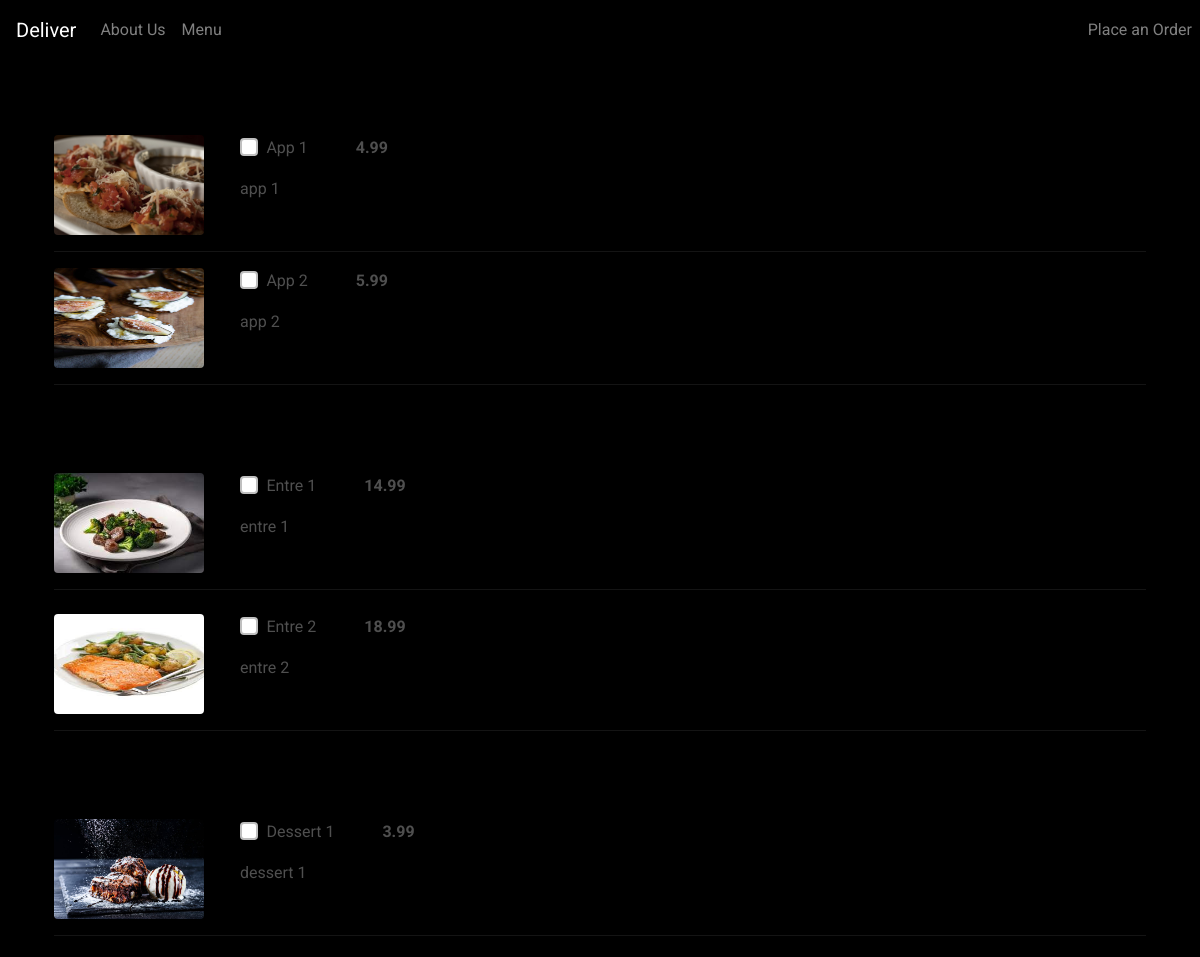
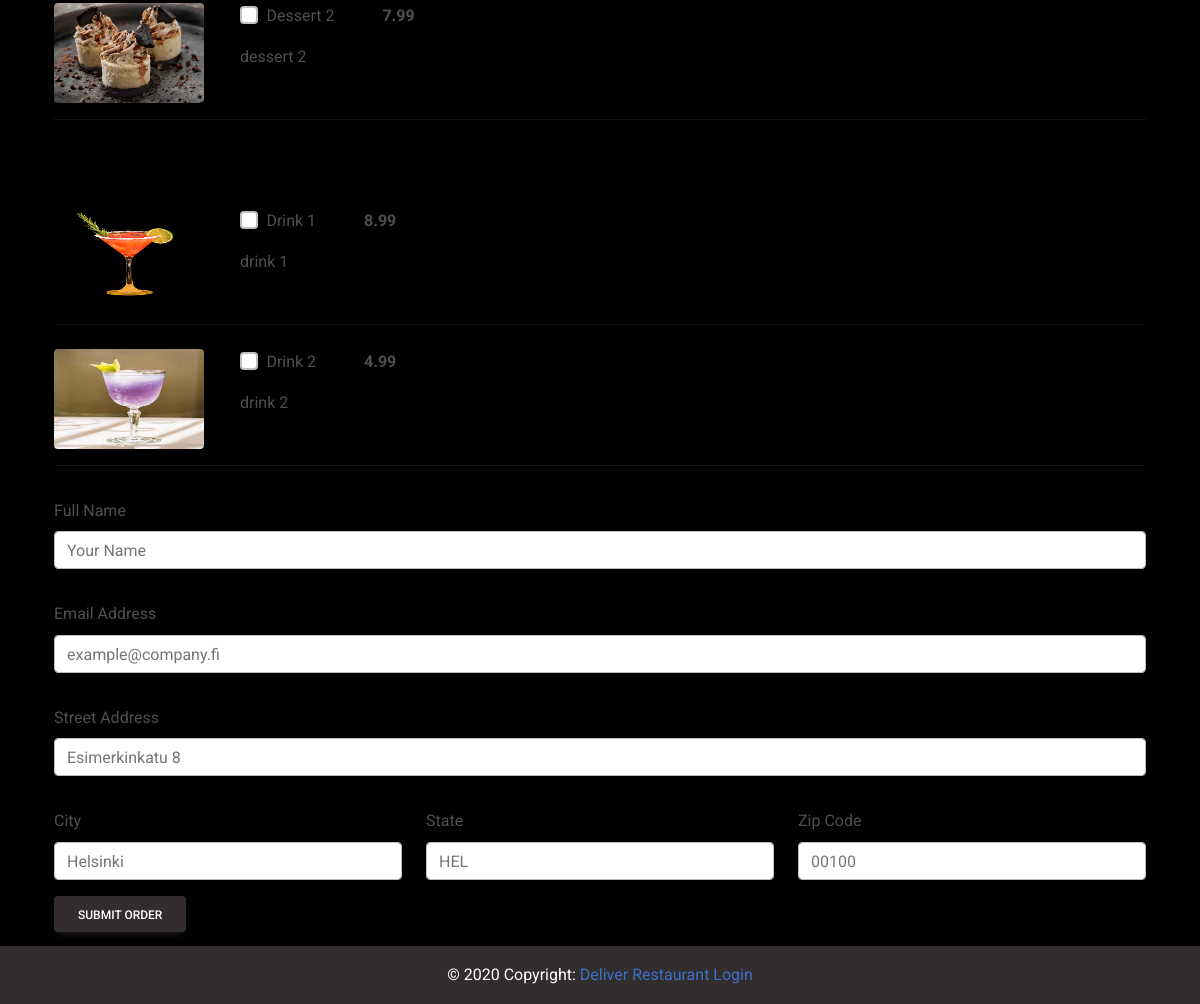
The page /order/ on the database its author committed (2 pictures, top to bottom).
### customer/models.py (models this page shows, shortened)
class MenuItem(models.Model):
    name = models.CharField(max_length=100)
    description = models.TextField()
    image = models.ImageField(upload_to='menu_images/')
    price = models.DecimalField(max_digits=5, decimal_places=2)
    category = models.ManyToManyField('Category', related_name='item')

### customer/views.py (the view, shortened to what this page needs)
# urls.py: path('order/', Order.as_view(), name='order'),
class Order(View):
    def get(self, request, *args, **kwargs):
        appetizers = MenuItem.objects.filter(category__name__contains='Appetizer')
        entres = MenuItem.objects.filter(category__name__contains='Entre')
        dessert = MenuItem.objects.filter(category__name__contains='Dessert')
        drinks = MenuItem.objects.filter(category__name__contains='Drink')
        context = {
            'appetizers': appetizers,
            'entres': entres,
            'desserts': dessert,
            'drinks': drinks,
        }
        return render(request, 'customer/order.html', context)

### customer/templates/customer/order.html (shortened to what this page needs)
{% extends 'customer/base.html' %}
{% block content %}
<div class="container mb-5">
    <div class="row justify-content-center mt-1">
        <div class="col-md-12 col-sm-12 p-4">
            <form method="POST">
                <div class="pt-5">
                    {% for app in appetizers %}
                    <div class="row">
                        <div class="col-md-2 col-sm-12">
                            <img class="rounded" src="{{ app.image.url }}" width="150" height="100"/>
                        </div>
                        <div class="col-md-8 col-sm-12">
                            <div class="d-flex flex-row">
                                <div class="form-group form-check">
                                    <input type="checkbox" name="items[]" class="form-check-input" value="{{ app.pk }}">
                                    <label class="form-check-label">{{ app.name }}</label>
                                </div>
                                <p class="font-weight-bold pl-5">{{ app.price }}</p>
                            </div>
                            <p>{{ app.description }}</p>
                        </div>
                    </div>
                    <hr />
                {% endfor %}
                </div>
                <div class="pt-5">
                    {% for entre in entres %}
                    <div class="row mt-4">
                        <div class="col-md-2 col-sm-12">
                            <img class="rounded" src="{{ entre.image.url }}" width="150" height="100"/>
                        </div>
                        <div class="col-md-8 col-sm-12">
                            <div class="d-flex flex-row">
                                <div class="form-group form-check">
                                    <input type="checkbox" name="items[]" class="form-check-input" value="{{ entre.pk }}">
                                    <label class="form-check-label">{{ entre.name }}</label>
                                </div>
                                <p class="font-weight-bold pl-5">{{ entre.price }}</p>
                            </div>
                            <p>{{ entre.description }}</p>
                        </div>
                    </div>
                    <hr />
                    {% endfor %}
                </div>
                <div class="pt-5">
                    {% for dessert in desserts %}
                    <div class="row mt-4">
                        <div class="col-md-2 col-sm-12">
                            <img class="rounded" src="{{ dessert.image.url }}" width="150" height="100"/>
                        </div>
                        <div class="col-md-8 col-sm-12">
                            <div class="d-flex flex-row">
                                <div class="form-group form-check">
                                    <input type="checkbox" name="items[]" class="form-check-input" value="{{ dessert.pk }}">
                                    <label class="form-check-label">{{ dessert.name }}</label>
                                </div>
                                <p class="font-weight-bold pl-5">{{ dessert.price }}</p>
                            </div>
                            <p>{{ dessert.description }}</p>
                        </div>
                    </div>
                    <hr />
                    {% endfor %}
                </div>
                <div class="pt-5">
                    {% for drink in drinks %}
                    <div class="row mt-4">
                        <div class="col-md-2 col-sm-12">
                            <img class="rounded" src="{{ drink.image.url }}" width="150" height="100"/>
                        </div>
                        <div class="col-md-8 col-sm-12">
                            <div class="d-flex flex-row">
                                <div class="form-group form-check">
                                    <input type="checkbox" name="items[]" class="form-check-input" value="{{ drink.pk }}">
                                    <label class="form-check-label">{{ drink.name }}</label>
                                </div>
                                <p class="font-weight-bold pl-5">{{ drink.price }}</p>
                            </div>
                            <p>{{ drink.description }}</p>
                        </div>
                    </div>
                    <hr />
                    {% endfor %}
                </div>
                <div class="form-group pt-3">
                    <label for="name">Full Name</label>
                    <input required class="form-control" type="text" placeholder="Your Name" name="name"/>
                </div>
                <div class="form-group pt-3">
                    <label for="name">Email Address</label>
                    <input required class="form-control" type="text" placeholder="example@company.fi" name="email"/>
                </div>
                <div class="form-group pt-3">
                    <label for="name">Street Address</label>
                    <input required class="form-control" type="text" placeholder="Esimerkinkatu 8" name="street"/>
                </div>
                <div class="row">
                    <div class="col-md-4 col-sm-12">
                        <div class="form-group pt-3">
                            <label for="name">City</label>
                            <input required class="form-control" type="text" placeholder="Helsinki" name="city"/>
                        </div>
                    </div>
                    <div class="col-md-4 col-sm-12">
                        <div class="form-group pt-3">
                            <label for="name">State</label>
                            <input required class="form-control" type="text" placeholder="HEL" name="state"/>
                        </div>
                    </div>
                    <div class="col-md-4 col-sm-12">
                        <div class="form-group pt-3">
                            <label for="name">Zip Code</label>
                            <input required class="form-control" type="text" placeholder="00100" name="zip"/>
                        </div>
                    </div>
                </div>
                <button type="button" class="btn btn-dark" data-toggle="modal" data-target="#submitModal">
                  Submit Order
                </button>
            </form>
        </div>
    </div>
</div>
{% endblock content %}

### customer/static/css/styles.css (style rules this page uses)
body { background-color: black; }

### rows shown on the page
MenuItem: image (picture), name "App 1", price "4.99", description "app 1"
MenuItem: image (picture), name "App 2", price "5.99", description "app 2"
MenuItem: image (picture), name "Entre 1", price "14.99", description "entre 1"
MenuItem: image (picture), name "Entre 2", price "18.99", description "entre 2"
MenuItem: image (picture), name "Dessert 1", price "3.99", description "dessert 1"
MenuItem: image (picture), name "Dessert 2", price "7.99", description "dessert 2"
MenuItem: image (picture), name "Drink 1", price "8.99", description "drink 1"
MenuItem: image (picture), name "Drink 2", price "4.99", description "drink 2"
